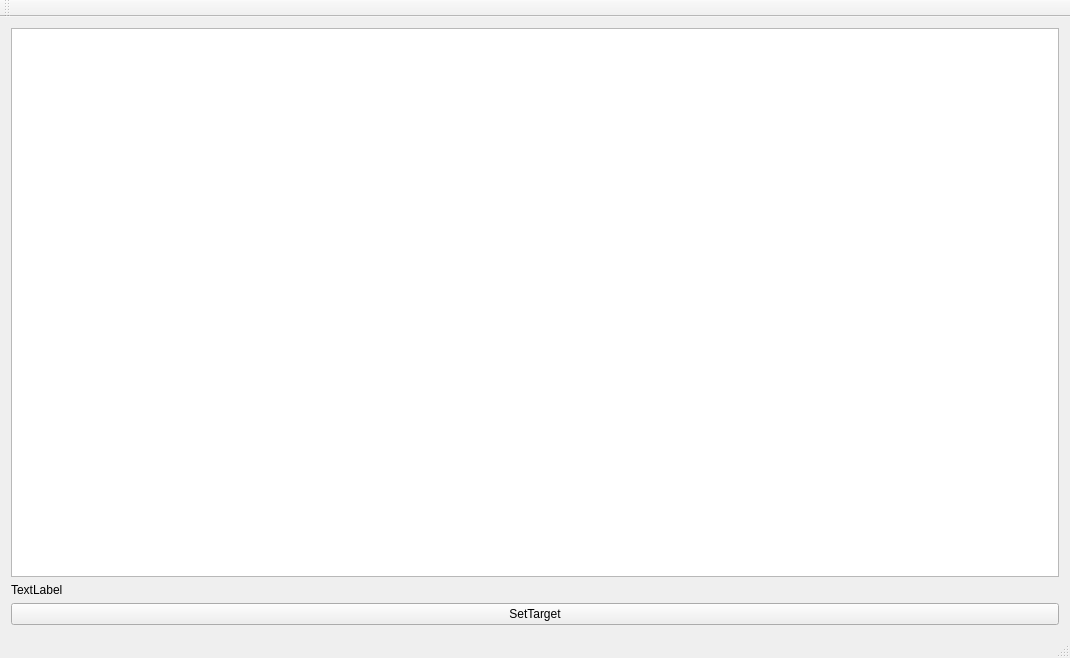
<?xml version="1.0" encoding="UTF-8"?>
<ui version="4.0">
 <class>QTTest</class>
 <widget class="QMainWindow" name="QTTest">
  <property name="geometry">
   <rect>
    <x>0</x>
    <y>0</y>
    <width>1070</width>
    <height>658</height>
   </rect>
  </property>
  <property name="windowTitle">
   <string>NavigationPanel</string>
  </property>
  <widget class="QWidget" name="centralWidget">
   <layout class="QVBoxLayout" name="verticalLayout">
    <item>
     <widget class="QGraphicsView" name="graphicsView"/>
    </item>
    <item>
     <widget class="QLabel" name="label">
      <property name="text">
       <string>TextLabel</string>
      </property>
     </widget>
    </item>
    <item>
     <widget class="QPushButton" name="pushButton">
      <property name="text">
       <string>SetTarget</string>
      </property>
     </widget>
    </item>
   </layout>
  </widget>
  <widget class="QMenuBar" name="menuBar">
   <property name="geometry">
    <rect>
     <x>0</x>
     <y>0</y>
     <width>1070</width>
     <height>26</height>
    </rect>
   </property>
  </widget>
  <widget class="QToolBar" name="mainToolBar">
   <attribute name="toolBarArea">
    <enum>TopToolBarArea</enum>
   </attribute>
   <attribute name="toolBarBreak">
    <bool>false</bool>
   </attribute>
  </widget>
  <widget class="QStatusBar" name="statusBar"/>
 </widget>
 <layoutdefault spacing="6" margin="11"/>
 <resources/>
 <connections/>
</ui>
